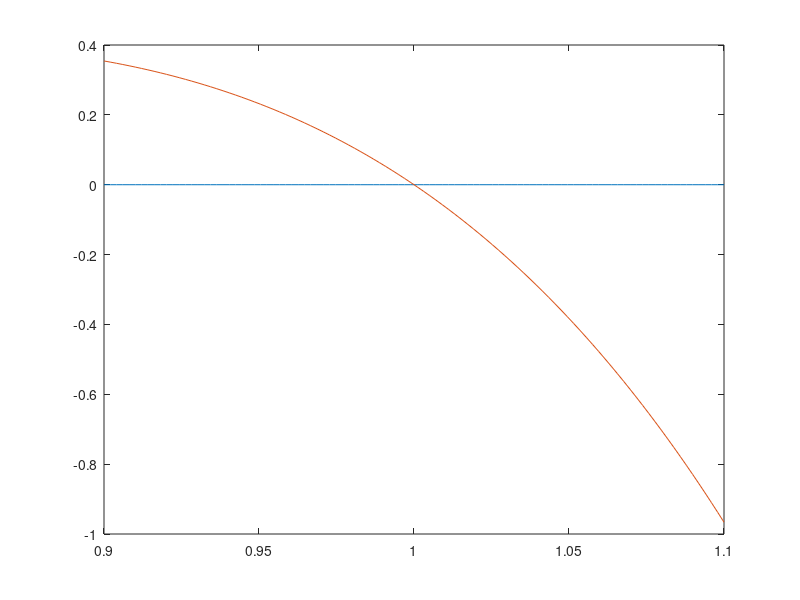
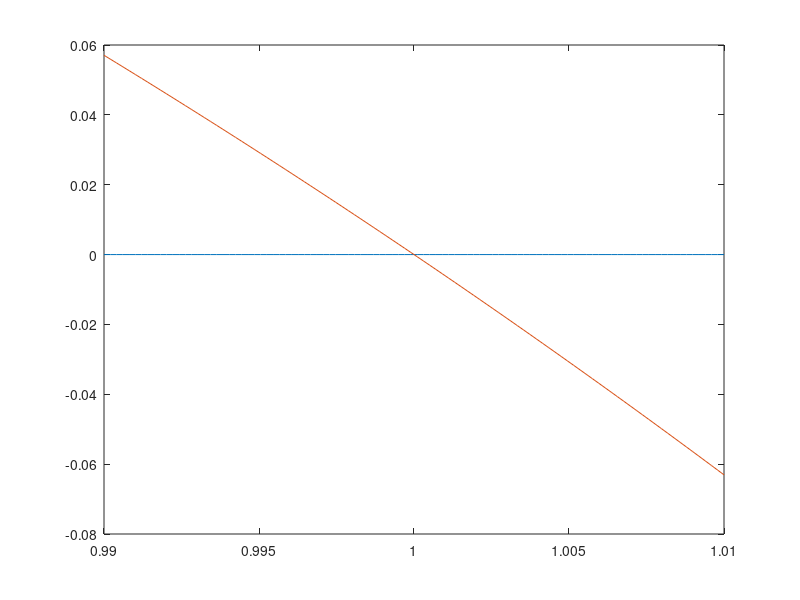
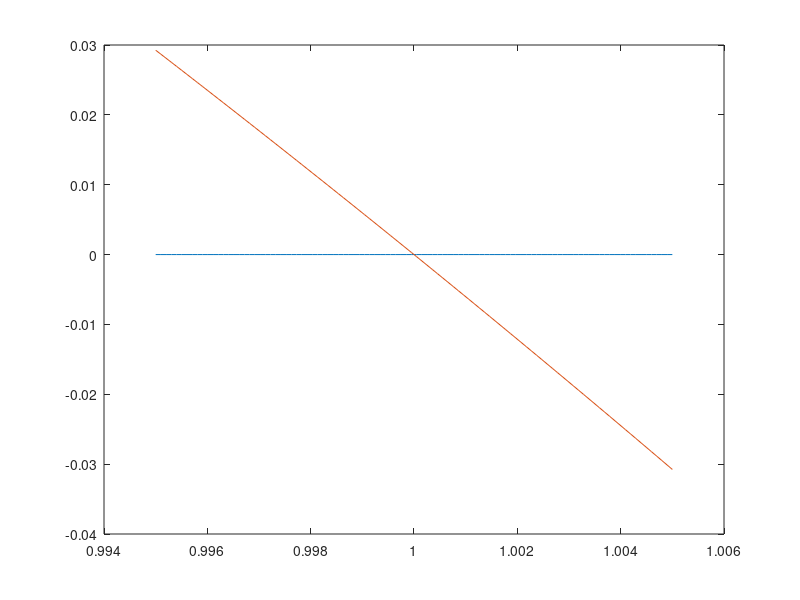
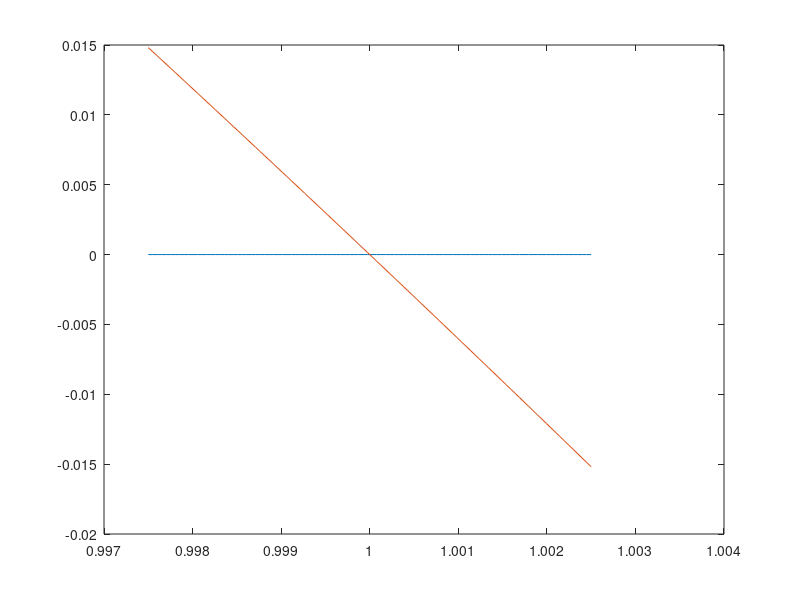

Source code (MATLAB) for these figures, in order:
clear all;
clc;

y1 = @(x) (1-x).^6;
y2 = @(x) x.^6 - 6*x.^6+15*x.^4-20*x.^3+15*x.^2-6*x+1;

delta = [0.1 0.01 0.005 0.0025];
x1 = linspace(1-delta(1), 1+delta(1), 100);
x2 = linspace(1-delta(2), 1+delta(2), 100);
x3 = linspace(1-delta(3), 1+delta(3), 100);
x4 = linspace(1-delta(4), 1+delta(4), 100);

figure(1)
plot(x1, y1(x1));
hold on
plot(x1, y2(x1));

figure(2)
plot(x2, y1(x2));
hold on
plot(x2, y2(x2));

figure(3)
plot(x3, y1(x3));
hold on
plot(x3, y2(x3));

figure(4)
plot(x4, y1(x4));
hold on
plot(x4, y2(x4));